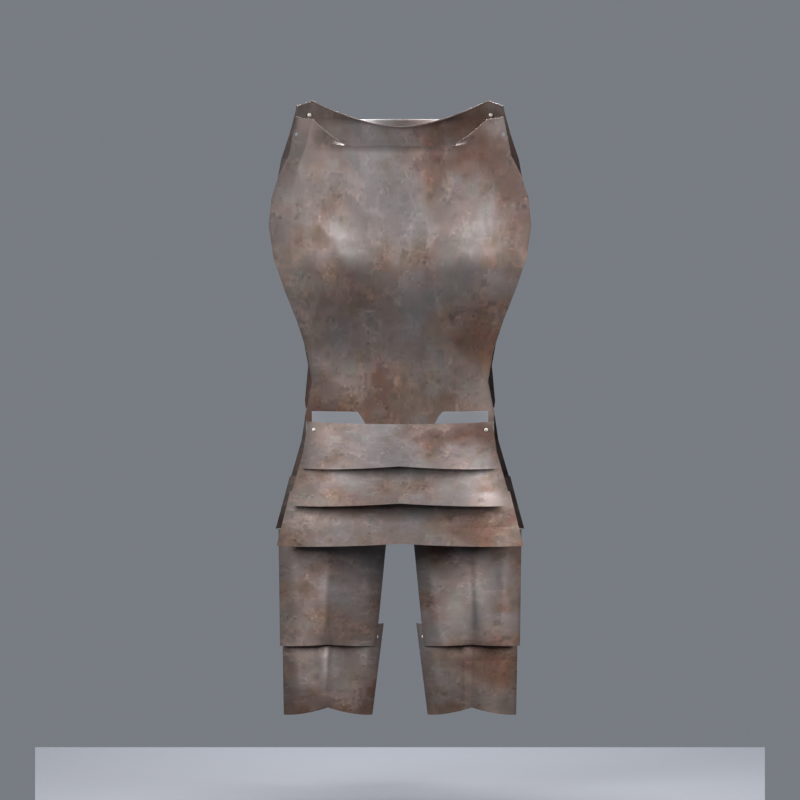
#> input picture front.png, 800 x 800 px
$ python overlay.py ../../front.png ../..
#> lines starting #> are read from the running program, lines starting #| are printed output that depends on the picture
from PIL import Image, ImageDraw, ImageChops
import os, sys, json, csv, math
ref=Image.open(sys.argv[1]).convert('RGB')
folder=sys.argv[2]
# Hand-traced Pinterest front and side OUTER envelopes, not ground-truth topology.
# Pixel rows measured in 563x740 image; independent X origins for two views.
FRONT=[
 (47,168,226),(69,153,243),(93,152,243),(105,147,246),
 (125,163,227),(156,183,211),(179,167,228),(193,145,251),
 (220,151,237),(250,117,269),(283,92,308),(313,67,331),
 (343,43,353),(367,30,353),(396,20,371),
 (411,142,256),(456,148,250),(499,153,240),(555,154,237),
 (609,158,231),(654,158,229),(705,152,242)]
SIDE=[
 (46,428,452),(70,387,474),(94,383,482),(117,389,482),
 (131,404,482),(156,421,447),(174,418,446),(195,412,452),
 (221,414,487),(251,413,491),(287,414,499),(321,414,502),
 (352,414,491),(386,405,475),(430,410,471),(463,413,467),
 (498,410,465),(555,410,452),(608,407,440),(663,407,467),
 (705,406,495)]
# These landmark spans include arm/leg overlaps; comparison is a proxy only.
def interp(rows,y):
 rows=sorted(rows)
 if y<=rows[0][0]:return rows[0][1:]
 if y>=rows[-1][0]:return rows[-1][1:]
 for a,b in zip(rows,rows[1:]):
  if a[0]<=y<=b[0]:
   t=(y-a[0])/(b[0]-a[0])
   return a[1]+t*(b[1]-a[1]),a[2]+t*(b[2]-a[2])
def model_silhouette(img):
 # Border-derived background, with tolerance to antialiasing and illumination.
 bg=img.getpixel((0,0))
 pix=img.load()
 return [[(sum(abs(pix[x,y][k]-bg[k]) for k in range(3))>65)
          for x in range(img.width)] for y in range(img.height)]
def paste_mask_and_extract(name,center,rows):
#> called with name = 'front', center = 197
 image=Image.open(os.path.join(folder,name+'.png')).convert('RGB')
 w,h=image.size
#> w = 800; h = 800
 # Correct orthographic calibration: world 7u = 660 reference pixels.
 # Blender orthographic scale is vertical frame height, 8.15 units.
 factor=(660/7)/(h/8.15)
#> factor = 0.961
 image=image.resize((round(w*factor),round(h*factor)),Image.Resampling.LANCZOS)
 mask=model_silhouette(image)
#> in model_silhouette, `bg=img.getpixel((0,0))`: bg = (121, 123, 128)
#> mask = 768 items
 x0=round(center-image.width/2)
#> x0 = -187
 y0=round(375-image.height/2)
#> y0 = -9
 output=ref.copy()
 d=ImageDraw.Draw(output,'RGBA')
 # Paint model in translucent red and outline its true silhouette in bright red.
 bounds={}
 for py in range(45,706):
  sy=py-y0
  if not 0<=sy<image.height:continue
  xs=[sx+x0 for sx,flag in enumerate(mask[sy]) if flag and 0<=sx+x0<ref.width]
  if xs:
   bounds[py]=(min(xs),max(xs))
   # transparent model area; original reference remains visible
   for x in xs:d.point((x,py),fill=(245,45,55,65))
   d.point((min(xs),py),fill=(250,10,20,255))
   d.point((max(xs),py),fill=(250,10,20,255))
#> this loop made 661 passes
#> xs on passes 43 to 44: [283], [112, 114, 115, 283, 284, 285]
#> after the loop, bounds = 590 items
 # Blue = traced reference; red = rendered silhouette; yellow connectors = mismatch.
 for y in range(46,706,8):
  left,right=interp(rows,y)
  d.line([(left,y),(right,y)],fill=(40,165,255,55),width=1)
  d.ellipse((left-2,y-2,left+2,y+2),fill=(10,115,255,255))
  d.ellipse((right-2,y-2,right+2,y+2),fill=(10,115,255,255))
  if y in bounds:
   ml,mr=bounds[y]
   d.line((left,y,ml,y),fill=(255,185,0,200),width=2)
   d.line((right,y,mr,y),fill=(255,185,0,200),width=2)
#> this loop made 83 passes
#> (ml, mr) on passes 7 to 18: (97, 296), (95, 298), (93, 300), (91, 302), (89, 304), (86, 307), (83, 310), (82, 311), (80, 313), (79, 314), (76, 310), (155, 302)
 d.text((7,8),'BLUE reference | RED Eevee | YELLOW error',fill=(10,10,10,255))
 output.save(os.path.join(folder,name+'_overlay.png'))
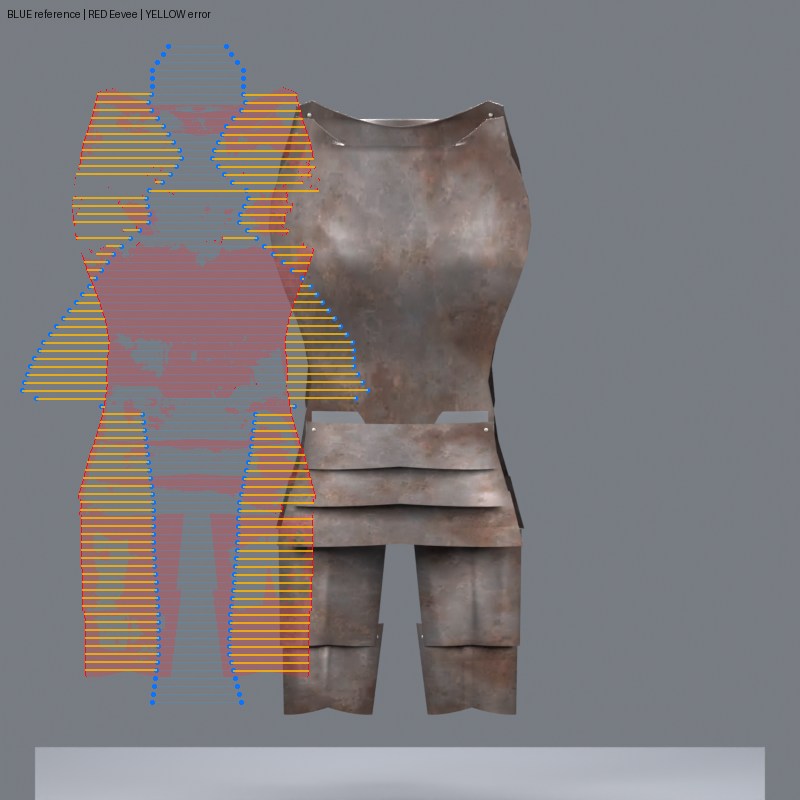
#> saved as front_overlay.png: PIL image 800x800 RGB; mean R, G, B 127.2, 122.5, 123.7
 # Quantitative error only for measured rows: not an IoU of reference silhouette.
 measurements=[]
 for y,rl,rr in rows:
  if y not in bounds:continue
  ml,mr=bounds[y]
  measurements.append(dict(y_px=y,ref_left_px=rl,model_left_px=ml,
    left_error_px=round(ml-rl,1),ref_right_px=rr,model_right_px=mr,
    right_error_px=round(mr-rr,1)))
#> this loop made 22 passes
#> (y, rl, rr, ml, mr) on passes 3 to 14: (93, 152, 243, 97, 296), (105, 147, 246, 95, 298), (125, 163, 227, 89, 304), (156, 183, 211, 81, 312), (179, 167, 228, 155, 319), (193, 145, 251, 172, 286), (220, 151, 237, 73, 284), (250, 117, 269, 91, 313), (283, 92, 308, 92, 301), (313, 67, 331, 103, 290), (343, 43, 353, 109, 285), (367, 30, 353, 106, 287)
#> (y, rl, rr) on passes 1, 2, 22: (47, 168, 226), (69, 153, 243), (705, 152, 242)
#> after the loop, measurements = 19 items
 with open(os.path.join(folder,name+'_landmark_errors.csv'),'w',newline='') as file:
  writer=csv.DictWriter(file,fieldnames=list(measurements[0]) if measurements else ['y_px'])
  writer.writeheader();writer.writerows(measurements)
 if measurements:
  mae=sum(abs(m['left_error_px'])+abs(m['right_error_px']) for m in measurements)/(2*len(measurements))
#> mae = 59
 else:mae=None
 # High resolution crop focuses on silhouette without stretching vertical alignment.
 xlo,xhi=(0,375) if name=='front' else (375,563)
 crop=output.crop((xlo,25,xhi,720))
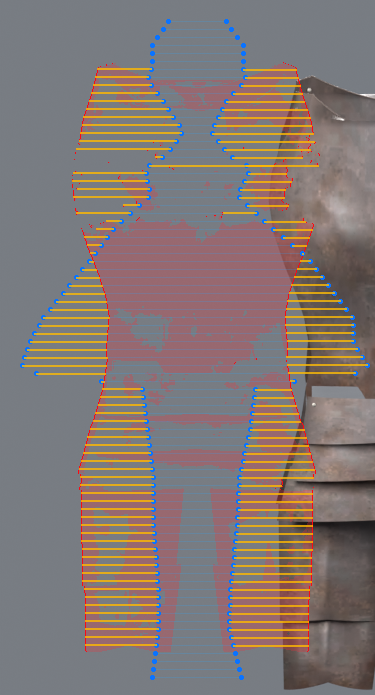
#> crop: PIL image 375x695 RGB; mean R, G, B 131.8, 119, 115.3
 crop.save(os.path.join(folder,name+'_overlay_zoom.png'))
 return {'landmark_count':len(measurements),'mean_absolute_edge_error_px':round(mae,2) if mae is not None else None,
         'note':'Proxy error against hand-traced outer bounds, not full mesh correspondence'}
report={}
for name,center,rows in [('front',197,FRONT),('right_side',442,SIDE)]:
#> (the run stopped early here; a loop or call above may not have finished)
